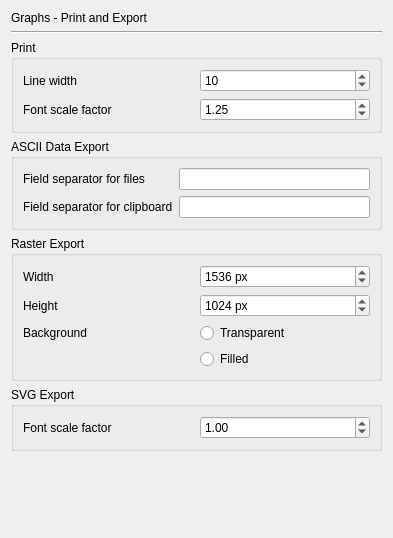
<?xml version="1.0" encoding="UTF-8"?>
<ui version="4.0">
 <class>PrefPageGraphPrinting</class>
 <widget class="QWidget" name="PrefPageGraphPrinting">
  <property name="geometry">
   <rect>
    <x>0</x>
    <y>0</y>
    <width>393</width>
    <height>538</height>
   </rect>
  </property>
  <property name="windowTitle">
   <string>Form</string>
  </property>
  <layout class="QVBoxLayout" name="verticalLayout">
   <item>
    <widget class="QLabel" name="label_62">
     <property name="text">
      <string>Graphs - Print and Export</string>
     </property>
    </widget>
   </item>
   <item>
    <widget class="Line" name="line_14">
     <property name="orientation">
      <enum>Qt::Horizontal</enum>
     </property>
    </widget>
   </item>
   <item>
    <widget class="QGroupBox" name="groupBox">
     <property name="title">
      <string>Print</string>
     </property>
     <layout class="QGridLayout" name="gridLayout">
      <item row="0" column="0">
       <widget class="QLabel" name="label_14">
        <property name="text">
         <string>Line width</string>
        </property>
       </widget>
      </item>
      <item row="0" column="1">
       <widget class="QSpinBox" name="spinBoxPrintingLineWidth">
        <property name="toolTip">
         <string>Line width used to draw plots on printouts. Increase if the printed lines are too fine.</string>
        </property>
        <property name="minimum">
         <number>0</number>
        </property>
        <property name="value">
         <number>10</number>
        </property>
       </widget>
      </item>
      <item row="1" column="0">
       <widget class="QLabel" name="label_63">
        <property name="text">
         <string>Font scale factor</string>
        </property>
       </widget>
      </item>
      <item row="1" column="1">
       <widget class="QDoubleSpinBox" name="doubleSpinPrintingFontScale">
        <property name="toolTip">
         <string>Adjust the font sizes on printouts.</string>
        </property>
        <property name="minimum">
         <double>0.100000000000000</double>
        </property>
        <property name="maximum">
         <double>10.000000000000000</double>
        </property>
        <property name="singleStep">
         <double>0.050000000000000</double>
        </property>
        <property name="value">
         <double>1.250000000000000</double>
        </property>
       </widget>
      </item>
     </layout>
    </widget>
   </item>
   <item>
    <widget class="QGroupBox" name="groupBox_4">
     <property name="title">
      <string>ASCII Data Export</string>
     </property>
     <layout class="QGridLayout" name="gridLayout_4">
      <item row="0" column="0">
       <widget class="QLabel" name="label_4">
        <property name="text">
         <string>Field separator for files</string>
        </property>
       </widget>
      </item>
      <item row="0" column="1">
       <widget class="QLineEdit" name="lineEditAsciiFieldSep">
        <property name="sizePolicy">
         <sizepolicy hsizetype="Minimum" vsizetype="Fixed">
          <horstretch>0</horstretch>
          <verstretch>0</verstretch>
         </sizepolicy>
        </property>
        <property name="toolTip">
         <string>Field separator character used for various output text files (xy scan files, results tables etc.). Recommended: Space or semi-colon.</string>
        </property>
       </widget>
      </item>
      <item row="1" column="0">
       <widget class="QLabel" name="label_6">
        <property name="text">
         <string>Field separator for clipboard</string>
        </property>
       </widget>
      </item>
      <item row="1" column="1">
       <widget class="QLineEdit" name="lineEditClipboardFieldSep">
        <property name="toolTip">
         <string>&lt;html&gt;&lt;head/&gt;&lt;body&gt;&lt;p&gt;Field separator character used for data copied to the clipboard. Recommended: Space or semi-colon.&lt;/p&gt;&lt;/body&gt;&lt;/html&gt;</string>
        </property>
       </widget>
      </item>
     </layout>
    </widget>
   </item>
   <item>
    <widget class="QGroupBox" name="groupBox_2">
     <property name="title">
      <string>Raster Export</string>
     </property>
     <layout class="QGridLayout" name="gridLayout_2">
      <item row="0" column="0">
       <widget class="QLabel" name="label">
        <property name="text">
         <string>Width</string>
        </property>
       </widget>
      </item>
      <item row="0" column="1">
       <widget class="QSpinBox" name="spinBoxRasterWidth">
        <property name="toolTip">
         <string>&lt;html&gt;&lt;head/&gt;&lt;body&gt;&lt;p&gt;Width of the exported image in pixels.&lt;/p&gt;&lt;/body&gt;&lt;/html&gt;</string>
        </property>
        <property name="suffix">
         <string> px</string>
        </property>
        <property name="minimum">
         <number>1</number>
        </property>
        <property name="maximum">
         <number>10240</number>
        </property>
        <property name="value">
         <number>1536</number>
        </property>
       </widget>
      </item>
      <item row="1" column="0">
       <widget class="QLabel" name="label_2">
        <property name="text">
         <string>Height</string>
        </property>
       </widget>
      </item>
      <item row="1" column="1">
       <widget class="QSpinBox" name="spinBoxRasterHeight">
        <property name="toolTip">
         <string>&lt;html&gt;&lt;head/&gt;&lt;body&gt;&lt;p&gt;Height of the exported image in pixels.&lt;/p&gt;&lt;/body&gt;&lt;/html&gt;</string>
        </property>
        <property name="suffix">
         <string> px</string>
        </property>
        <property name="minimum">
         <number>1</number>
        </property>
        <property name="maximum">
         <number>10240</number>
        </property>
        <property name="value">
         <number>1024</number>
        </property>
       </widget>
      </item>
      <item row="3" column="1">
       <widget class="QRadioButton" name="radioButtonBgTransparent">
        <property name="toolTip">
         <string>The background of the exported image will be transparent (if supported by the file format).</string>
        </property>
        <property name="text">
         <string>Transparent</string>
        </property>
       </widget>
      </item>
      <item row="4" column="1">
       <widget class="QRadioButton" name="radioButtonBgFilled">
        <property name="toolTip">
         <string>The background of the exported image will be white.</string>
        </property>
        <property name="text">
         <string>Filled</string>
        </property>
       </widget>
      </item>
      <item row="3" column="0">
       <widget class="QLabel" name="label_5">
        <property name="text">
         <string>Background</string>
        </property>
       </widget>
      </item>
     </layout>
    </widget>
   </item>
   <item>
    <widget class="QGroupBox" name="groupBox_3">
     <property name="title">
      <string>SVG Export</string>
     </property>
     <layout class="QGridLayout" name="gridLayout_3">
      <item row="0" column="0">
       <widget class="QLabel" name="label_3">
        <property name="text">
         <string>Font scale factor</string>
        </property>
       </widget>
      </item>
      <item row="0" column="1">
       <widget class="QDoubleSpinBox" name="doubleSpinBoxSvgFontScale">
        <property name="toolTip">
         <string>Adjust the font size for SVG graphs.</string>
        </property>
        <property name="minimum">
         <double>0.100000000000000</double>
        </property>
        <property name="maximum">
         <double>10.000000000000000</double>
        </property>
        <property name="singleStep">
         <double>0.100000000000000</double>
        </property>
        <property name="value">
         <double>1.000000000000000</double>
        </property>
       </widget>
      </item>
     </layout>
    </widget>
   </item>
   <item>
    <spacer name="verticalSpacer">
     <property name="orientation">
      <enum>Qt::Vertical</enum>
     </property>
     <property name="sizeHint" stdset="0">
      <size>
       <width>20</width>
       <height>40</height>
      </size>
     </property>
    </spacer>
   </item>
  </layout>
 </widget>
 <resources/>
 <connections/>
</ui>
